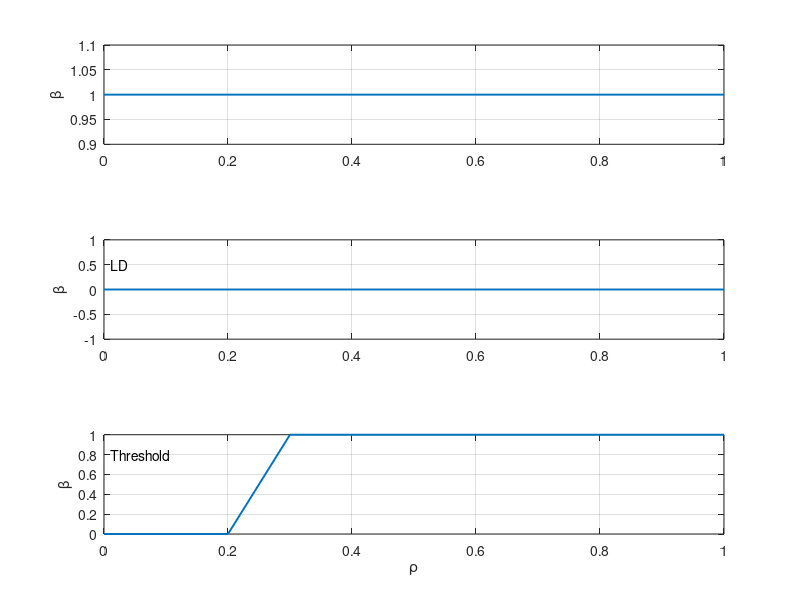

Reproduce this figure in MATLAB.
clear all;
clc;

load('strategy.mat');

[d_AVG, d_STD] = size(strategy);

x = zeros(d_AVG, d_STD);
y = zeros(d_AVG, d_STD);
z = strategy;

for i=1:d_STD
    x(:, i) = [1:d_AVG] / 100;
end

for i=1:d_AVG
    y(i, :) = [1:d_STD] / 100;
end

figure();
set(gcf,'Position',[400,100,225,180]);


x = [0:0.1:1];
y1 = [];
y2 = [];
y3 = [];
for i=1:11
    y1(end+1) = 1;
    y2(end+1) = 0;
    if i<4
        y3(end+1) = 0;
    else
        y3(end+1) = 1;
    end
end


subplot(3,1,1);
plot(x,y1, 'linewidth', 1.4);
ylabel('\beta');
% set(get(gca,'ylabel'),'rotation',360);
text(0.01,1.5,'RC')
grid on;

subplot(3,1,2);
plot(x,y2, 'linewidth', 1.4);
ylabel('\beta');
% set(get(gca,'ylabel'),'rotation',360);
text(0.01,0.5,'LD')
grid on;

subplot(3,1,3);
plot(x,y3, 'linewidth', 1.4);
xlabel('\rho');
ylabel('\beta');
% set(get(gca,'ylabel'),'rotation',360);
text(0.01,0.8,'Threshold')
grid on;



